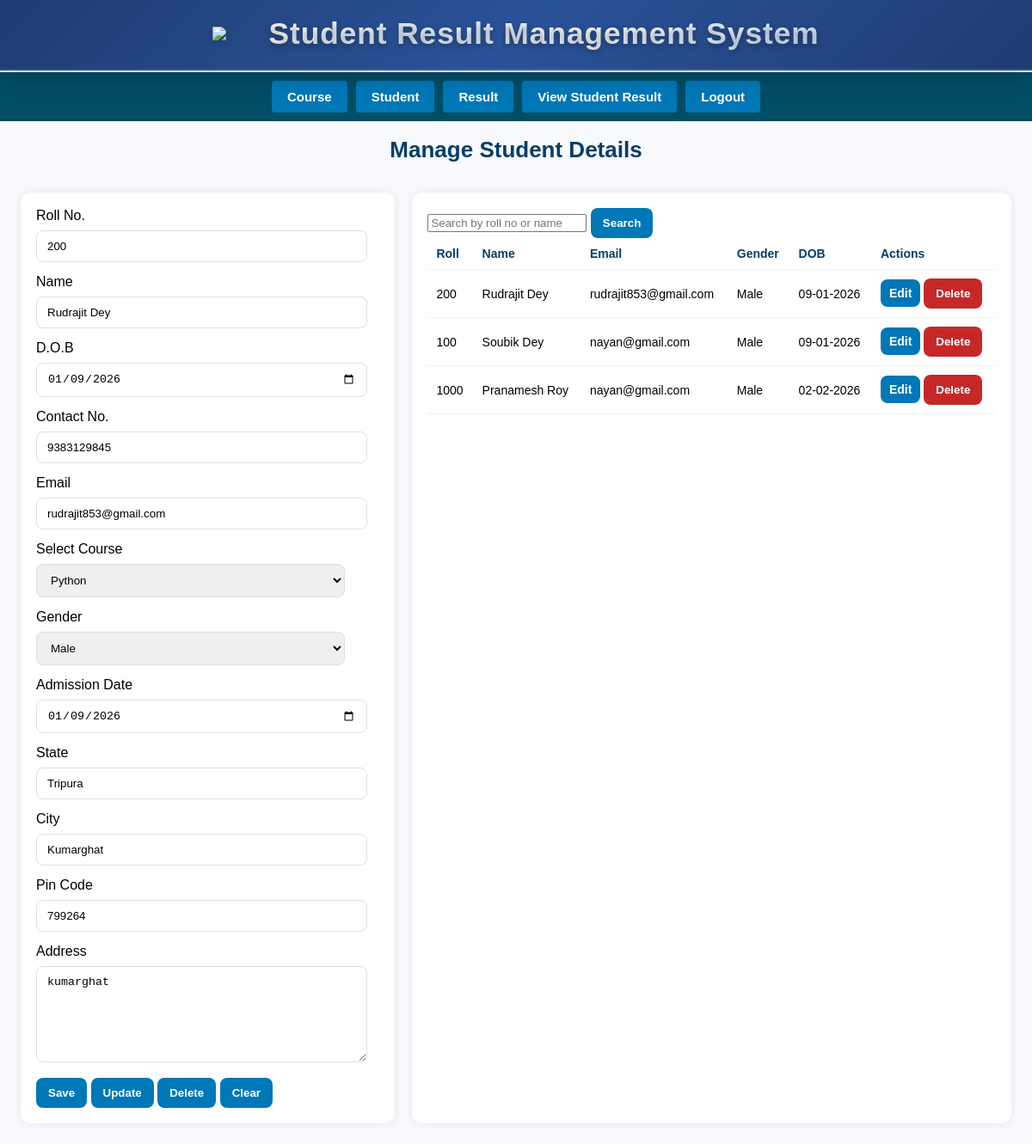
The page /student/?edit=1 on the database its author committed.
### Home/models.py (models this page shows, shortened)
class Student(models.Model):
    GENDER_CHOICES = [
        ('M', 'Male'),
        ('F', 'Female'),
        ('O', 'Other'),
    ]
    roll_no = models.CharField(max_length=50, unique=True)
    name = models.CharField(max_length=100)
    dob = models.DateField()
    contact = models.CharField(max_length=20)
    email = models.EmailField()
    course = models.ForeignKey(Course, on_delete=models.CASCADE)
    gender = models.CharField(max_length=1, choices=GENDER_CHOICES)
    admission_date = models.DateField()
    state = models.CharField(max_length=100)
    city = models.CharField(max_length=100)
    pin_code = models.CharField(max_length=10)
    address = models.TextField()

### Home/views.py (the view, shortened to what this page needs)
# urls.py: path('student/', views.manage_student, name='manage_student'),
def manage_student(request):
    students = Student.objects.all()
    form = StudentForm()
    selected_id = None
    if request.method == 'GET' and request.GET.get('edit'):
        sid = request.GET.get('edit')
        student = get_object_or_404(Student, id=sid)
        form = StudentForm(instance=student)
        selected_id = student.id
    query = request.GET.get("search")
    if query:
        students = Student.objects.filter(roll_no__icontains=query) | Student.objects.filter(name__icontains=query)
    context = {
        "students": students,
        "form": form,
        "selected_id": selected_id
    }
    return render(request, "student.html", context)

### Home/models.py (called while the page is built)
    def __str__(self):
        return self.name

### templates/student.html (shortened to what this page needs)
{% extends "base.html" %}
{% load static %}
{% block body %}
<link rel="stylesheet" href="{% static 'css/student.css' %}?v=1.0">
<div class="page-title">
    <h2>Manage Student Details</h2>
</div>
<div class="container">
    <div class="main-box">
        <div class="left-panel">
            <form method="POST">
                <div class="form-grid">
                    <label>Roll No.</label>
                    {{ form.roll_no }}
                    <label>Name</label>
                    {{ form.name }}
                    <label>D.O.B</label>
                    {{ form.dob }}
                    <label>Contact No.</label>
                    {{ form.contact }}
                    <label>Email</label>
                    {{ form.email }}
                    <label>Select Course</label>
                    {{ form.course }}
                    <label>Gender</label>
                    {{ form.gender }}
                    <label>Admission Date</label>
                    {{ form.admission_date }}
                    <label>State</label>
                    {{ form.state }}
                    <label>City</label>
                    {{ form.city }}
                    <label>Pin Code</label>
                    {{ form.pin_code }}
                </div>
                <label class="address-label">Address</label>
                {{ form.address }}
                <div class="btn-group">
                    <button type="submit" name="save" class="btn save">Save</button>
                    <button type="submit" name="update" class="btn update">Update</button>
                    <button type="submit" name="delete" class="btn delete">Delete</button>
                    <button type="submit" name="clear" class="btn clear">Clear</button>
                </div>
            </form>
        </div>
        <div class="right-panel">
            <form method="GET" class="search-box">
                <input type="text" name="search" placeholder="Search by roll no or name">
                <button type="submit">Search</button>
            </form>
            <div class="table-box">
                <table>
                    <thead>
                        <tr>
                            <th>Roll</th>
                            <th>Name</th>
                            <th>Email</th>
                            <th>Gender</th>
                            <th>DOB</th>
                            <th>Actions</th>
                        </tr>
                    </thead>
                    <tbody>
                        {% for s in students %}
                        <tr>
                            <td>{{ s.roll_no }}</td>
                            <td>{{ s.name }}</td>
                            <td>{{ s.email }}</td>
                            <td>{{ s.get_gender_display }}</td>
                            <td>{{ s.dob|date:"d-m-Y" }}</td>
                            <td>
                                <a href="?edit={{ s.id }}" class="edit-btn">Edit</a>
                                <form method="POST" class="inline-delete">
                                    <button type="submit" name="delete" class="delete-row">Delete</button>
                                </form>
                            </td>
                        </tr>
                        {% empty %}
                        <tr><td colspan="6">No records found</td></tr>
                        {% endfor %}
                    </tbody>
                </table>
            </div>
        </div>
    </div>
</div>
{% endblock %}

### static/css/dashboard.css (style rules this page uses)
body { margin: 0; font-family: 'Poppins', sans-serif; background: #f8f9fc; }
.container { display: flex; gap: 25px; padding: 25px; }

### static/css/student.css (style rules this page uses)
body { margin:0;font-family:'Poppins',sans-serif;background:#f8f9fc }
.container { max-width:1200px;margin:0 auto;padding:24px }
.main-box { display:grid;grid-template-columns:1fr 1.6fr;gap:20px }
.left-panel,.right-panel { background:#fff;border-radius:12px;box-shadow:0 0 10px rgba(0,0,0,.08);padding:18px }
.input-box { width:90%;padding:10px 12px;border:1px solid #d7e1ea;border-radius:8px;margin:8px 0 14px }
textarea.input-box { min-height:90px }
button { padding:10px 14px;border:0;border-radius:8px;background:#0077b6;color:#fff;font-weight:700;cursor:pointer }
table { width:100%;border-collapse:collapse }
th,td { padding:10px;border-bottom:1px solid #eef2f7;text-align:left;font-size:14px }
th { color:#043e68 }
.edit-btn { display:inline-block;padding:8px 10px;border-radius:8px;background:#0077b6;color:#fff;text-decoration:none;font-weight:700 }
.inline-delete { display:inline }
.delete-row { background:#c62828 }
.page-title { width:100%; margin:18px 0 10px; text-align:center; }
.page-title h2 { margin:0; font-size:26px; font-weight:700; color:#043e68; }

### rows shown on the page
Student: roll_no "200", name "Rudrajit Dey", dob "01/09/2026", contact "9383129845", email "rudrajit853@gmail.com", course "Python", gender "Male", admission_date "01/09/2026", state "Tripura", city "Kumarghat", pin_code "799264", address "kumarghat", dob "09-01-2026"
Student: roll_no "100", name "Soubik Dey", email "nayan@gmail.com", gender "Male", dob "09-01-2026"
Student: roll_no "1000", name "Pranamesh Roy", email "nayan@gmail.com", gender "Male", dob "02-02-2026"
